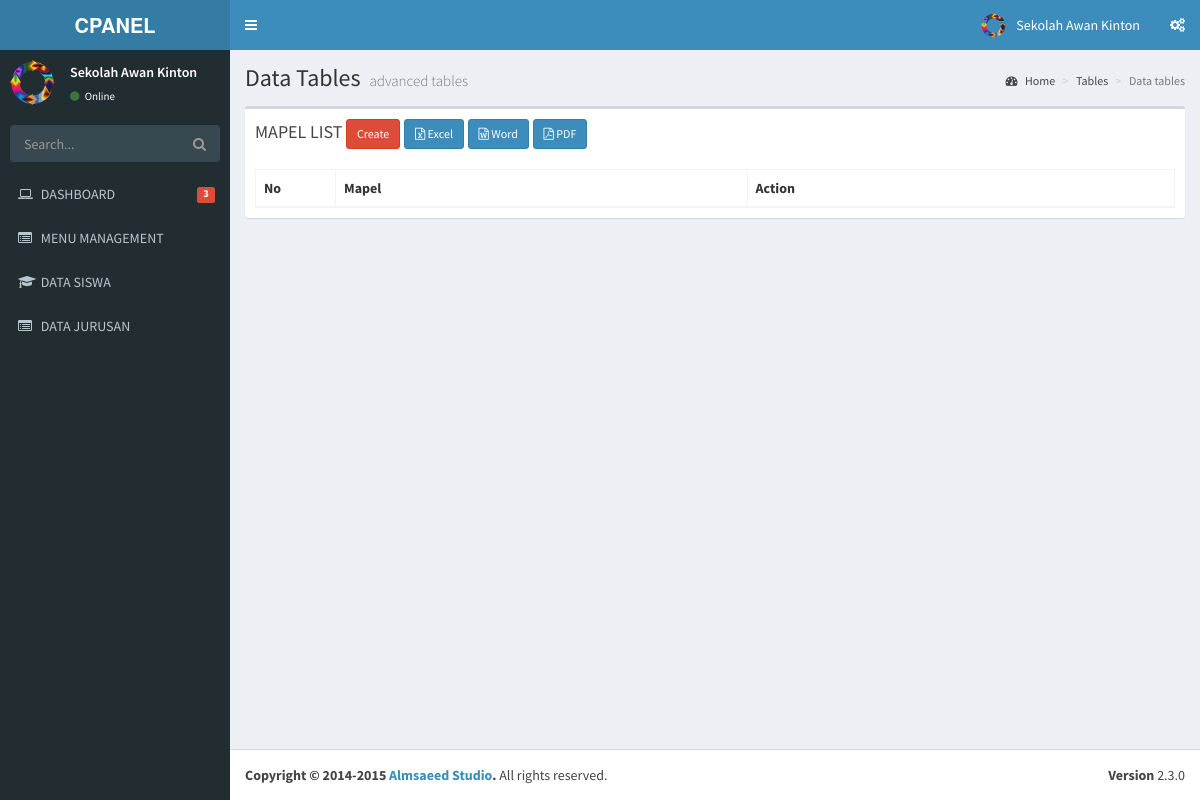
The page /index.php/mapel on the database as committed earlier.
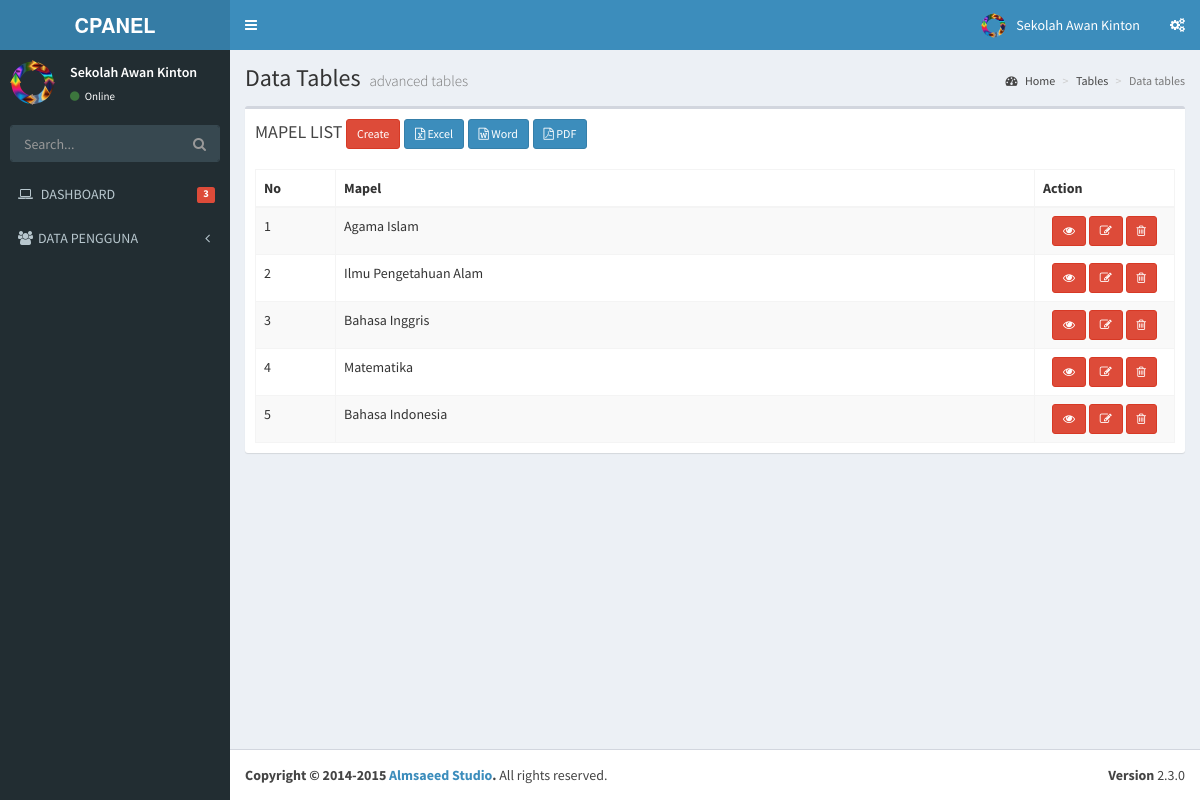
The same page on the database as committed later.
### tables this page shows
CREATE TABLE `menu` (
  `id` int(11) NOT NULL,
  `name` varchar(50) NOT NULL,
  `link` varchar(50) NOT NULL,
  `icon` varchar(30) NOT NULL,
  `is_active` int(1) NOT NULL,
  `is_parent` int(1) NOT NULL
);

CREATE TABLE `mapel` (
  `id` int(11) NOT NULL,
  `mapel` varchar(50) NOT NULL
);

### application/libraries/Template.php (called while the page is built)
<?php if ( ! defined('BASEPATH')) exit('No direct script access allowed');
class Template {
		var $template_data = array();
		function set($name, $value)
		{
			$this->template_data[$name] = $value;
		}
		function load($template = '', $view = '' , $view_data = array(), $return = FALSE)
		{
			$this->CI =& get_instance();
			$this->set('contents', $this->CI->load->view($view, $view_data, TRUE));
			return $this->CI->load->view($template, $this->template_data, $return);
		}
}

### application/controllers/Mapel.php (called while the page is built, shortened)
<?php
class Mapel extends CI_Controller
{
    public function index()
    {
        $mapel = $this->Mapel_model->get_all();
        $data = array(
            'mapel_data' => $mapel
        );
        $this->template->load('template','mapel_list', $data);
    }
}

### index.php (called while the page is built, shortened)
<?php
require_once BASEPATH.'core/CodeIgniter.php';

### application/models/Mapel_model.php (called while the page is built, shortened)
<?php
class Mapel_model extends CI_Model
{
    public $table = 'mapel';
    public $id = 'id';
    public $order = 'DESC';
    function get_all()
    {
        $this->db->order_by($this->id, $this->order);
        return $this->db->get($this->table)->result();
    }
}

### application/views/mapel_list.php (the view, shortened to what the changed rows need)
     <section class='content'>
       <div class='row'>
         <div class='col-xs-12'>
           <div class='box'>
             <div class='box-body'>
     <table class="table table-bordered table-striped" id="mytable">
         <thead>
             <tr>
                 <th width="80px">No</th>
   <th>Mapel</th>
   <th>Action</th>
             </tr>
         </thead>
  <tbody>
         <?php
         $start = 0;
         foreach ($mapel_data as $mapel)
         {
             ?>
             <tr>
   <td><?php echo ++$start ?></td>
   <td><?php echo $mapel->mapel ?></td>
   <td style="text-align:center" width="140px">
<?php
echo anchor(site_url('mapel/read/'.$mapel->id),'<i class="fa fa-eye"></i>',array('title'=>'detail','class'=>'btn btn-danger btn-sm'));
echo anchor(site_url('mapel/update/'.$mapel->id),'<i class="fa fa-pencil-square-o"></i>',array('title'=>'edit','class'=>'btn btn-danger btn-sm'));
echo anchor(site_url('mapel/delete/'.$mapel->id),'<i class="fa fa-trash-o"></i>','title="delete" class="btn btn-danger btn-sm" onclick="javasciprt: return confirm(\'Are You Sure ?\')"');
?>
   </td>
      </tr>
             <?php
         }
         ?>
         </tbody>
     </table>
                 </div>
           </div>
         </div>
       </div>
     </section>

### application/views/template.php (shortened to what the changed rows need)
<!DOCTYPE html>
<html>
    <head>
        <link rel="stylesheet" href="<?php echo base_url() ?>template/bootstrap/css/bootstrap.min.css">
        <link rel="stylesheet" href="<?php echo base_url() ?>template/font-awesome-4.4.0/css/font-awesome.min.css">
        <link rel="stylesheet" href="<?php echo base_url() ?>template/ionicons-2.0.1/css/ionicons.min.css">
        <link rel="stylesheet" href="<?php echo base_url() ?>template/plugins/datatables/dataTables.bootstrap.css">
        <link rel="stylesheet" href="<?php echo base_url() ?>template/dist/css/AdminLTE.min.css">
        <link rel="stylesheet" href="<?php echo base_url() ?>template/dist/css/skins/_all-skins.min.css">
    </head>
    <body class="hold-transition skin-blue sidebar-mini">
        <div class="wrapper">
            <aside class="main-sidebar">
                <section class="sidebar">
                    <ul class="sidebar-menu">
                        <?php
                        $menu = $this->db->get_where('menu', array('is_parent' => 0,'is_active'=>1));
                        foreach ($menu->result() as $m) {
                            $submenu = $this->db->get_where('menu',array('is_parent'=>$m->id,'is_active'=>1));
                            if($submenu->num_rows()>0){
                                echo "<li class='treeview'>
                                    ".anchor('#',  "<i class='$m->icon'></i>".strtoupper($m->name).' <i class="fa fa-angle-left pull-right"></i>')."
                                        <ul class='treeview-menu'>";
                                   echo"</ul>
                                    </li>";
                            }else{
                                echo "<li>" . anchor($m->link, "<i class='$m->icon'></i> <span>" . strtoupper($m->name)) . "</span></li>";
                            }
                        }
                        ?>
                    </ul>
                </section>
            </aside>
            <div class="content-wrapper">
                <section class="content-header">
                    <h1>
                        Data Tables
                        <small>advanced tables</small>
                    </h1>
                </section>
                <?php
                echo $contents;
                ?>
            </div>
        </div>
    </body>
</html>

Rows that differ between the two databases and show on the page:
removed menu: link+icon+name "MENU MANAGEMENT"
removed menu: link+icon+name "DATA SISWA"
removed menu: link+icon+name "DATA JURUSAN"
added menu: icon+name "DATA PENGGUNA"
added mapel: mapel "Agama Islam"
added mapel: mapel "Ilmu Pengetahuan Alam"
added mapel: mapel "Bahasa Inggris"
added mapel: mapel "Matematika"
added mapel: mapel "Bahasa Indonesia"
